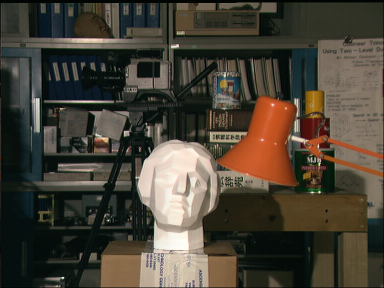
#> input picture left.png, 384 x 288 px
$ python sgbm2.py   (older library calls are emulated)
#> lines starting #> are read from the running program, lines starting #| are printed output that depends on the picture
import cv2
import numpy as np

# Load the stereo images
left_img = cv2.imread('left.png', cv2.IMREAD_GRAYSCALE)
#> left_img: shape (288, 384); min 0, max 253, mean 68.4
right_img = cv2.imread('right.png', cv2.IMREAD_GRAYSCALE)
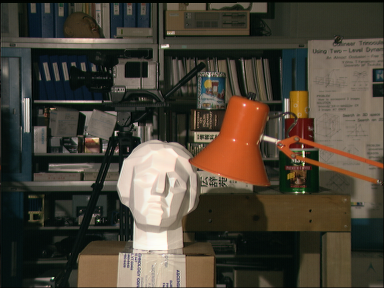
#> input picture right.png, 384 x 288 px
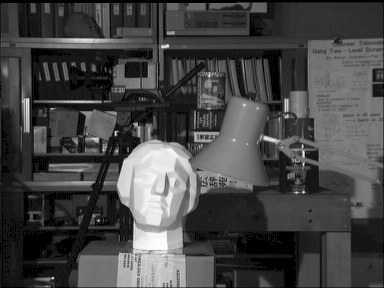
#> right_img: shape (288, 384); min 0, max 253, mean 69.5

# Preprocessing with bilateral filter to reduce noise and preserve edges
left_img_filtered = cv2.bilateralFilter(left_img, 9, 75, 75)
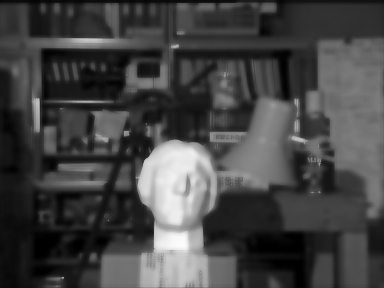
#> left_img_filtered: shape (288, 384); min 0, max 252, mean 68.4
right_img_filtered = cv2.bilateralFilter(right_img, 9, 75, 75)
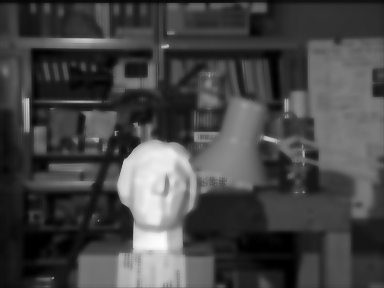
#> right_img_filtered: shape (288, 384); min 0, max 252, mean 69.5

blockSize = 5

# Create StereoSGBM object with optimized parameters
stereo = cv2.StereoSGBM_create(
    minDisparity=0,
    numDisparities=64,  # Adjust accordingly
    blockSize=blockSize,
    P1=8 * 3 * blockSize**2,
    P2=32 * 3 * blockSize**2,
    disp12MaxDiff=1,
    uniquenessRatio=15,  # Slightly adjusted for better matching
    speckleWindowSize=50,  # Adjusted based on trial and error
    speckleRange=16,  # Adjusted for underwater conditions
    preFilterCap=63,
    mode=cv2.STEREO_SGBM_MODE_SGBM_3WAY
)

# Compute the disparity map using filtered images
disparity = stereo.compute(left_img_filtered, right_img_filtered).astype(np.float32) / 16.0
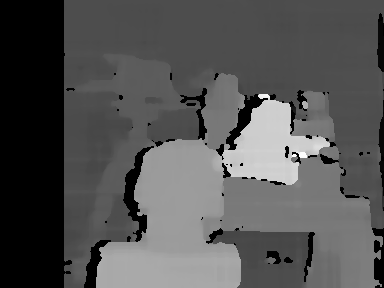
#> disparity: shape (288, 384) float32; min -1, max 35.06, mean 10.9; drawn with min black and max white

# Post-processing with Weighted Least Squares Filter to refine the disparity map
lmbda = 80000
sigma = 1.2

wls_filter = cv2.ximgproc.createDisparityWLSFilter(matcher_left=stereo)
wls_filter.setLambda(lmbda)
wls_filter.setSigmaColor(sigma)

disparity_filtered = wls_filter.filter(disparity, left_img, None, right_img)
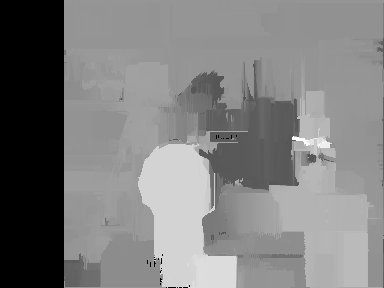
#> disparity_filtered: shape (288, 384) float32; 0.07% of the values are NaN or infinite; the others: min -16, max 28.39, mean 6.12; drawn with min black, max white, NaN and infinite black

# Replace NaN or INF values and ensure the values are within the 0-255 range
disparity_filtered_safe = np.nan_to_num(disparity_filtered, nan=0.0, posinf=255, neginf=0)
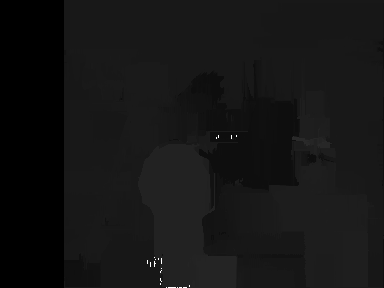
#> disparity_filtered_safe: shape (288, 384) float32; min -16, max 255, mean 6.3; drawn with min black and max white
disparity_filtered_clipped = np.clip(disparity_filtered_safe, 0, 255)

# Convert to uint8
disparity_filtered_uint8 = np.uint8(disparity_filtered_clipped)

# Normalize for visualization
disparity_filtered_normalized = cv2.normalize(disparity_filtered_uint8, None, alpha=0, beta=255, norm_type=cv2.NORM_MINMAX, dtype=cv2.CV_8U)

cv2.imshow('Refined Disparity', disparity_filtered_normalized)
cv2.waitKey(0)
cv2.destroyAllWindows()
